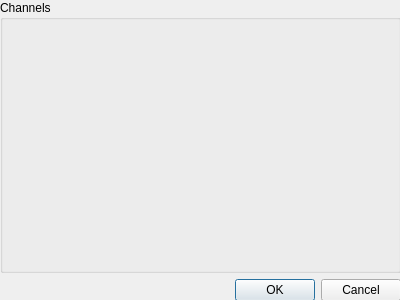
<?xml version="1.0" encoding="UTF-8"?>
<ui version="4.0">
 <class>Dialog</class>
 <widget class="QDialog" name="Dialog">
  <property name="geometry">
   <rect>
    <x>0</x>
    <y>0</y>
    <width>400</width>
    <height>300</height>
   </rect>
  </property>
  <property name="windowTitle">
   <string>Dialog</string>
  </property>
  <widget class="QWidget" name="gridLayoutWidget">
   <property name="geometry">
    <rect>
     <x>0</x>
     <y>0</y>
     <width>401</width>
     <height>301</height>
    </rect>
   </property>
   <layout class="QGridLayout" name="gridLayout">
    <item row="1" column="0">
     <widget class="QDialogButtonBox" name="buttonBox">
      <property name="orientation">
       <enum>Qt::Horizontal</enum>
      </property>
      <property name="standardButtons">
       <set>QDialogButtonBox::Cancel|QDialogButtonBox::Ok</set>
      </property>
     </widget>
    </item>
    <item row="0" column="0">
     <layout class="QGridLayout" name="channels_layout">
      <item row="0" column="0">
       <widget class="QGroupBox" name="Channels_Group_box">
        <property name="title">
         <string>Channels</string>
        </property>
       </widget>
      </item>
     </layout>
    </item>
   </layout>
  </widget>
 </widget>
 <resources/>
 <connections>
  <connection>
   <sender>buttonBox</sender>
   <signal>accepted()</signal>
   <receiver>Dialog</receiver>
   <slot>accept()</slot>
   <hints>
    <hint type="sourcelabel">
     <x>248</x>
     <y>254</y>
    </hint>
    <hint type="destinationlabel">
     <x>157</x>
     <y>274</y>
    </hint>
   </hints>
  </connection>
  <connection>
   <sender>buttonBox</sender>
   <signal>rejected()</signal>
   <receiver>Dialog</receiver>
   <slot>reject()</slot>
   <hints>
    <hint type="sourcelabel">
     <x>316</x>
     <y>260</y>
    </hint>
    <hint type="destinationlabel">
     <x>286</x>
     <y>274</y>
    </hint>
   </hints>
  </connection>
 </connections>
</ui>
